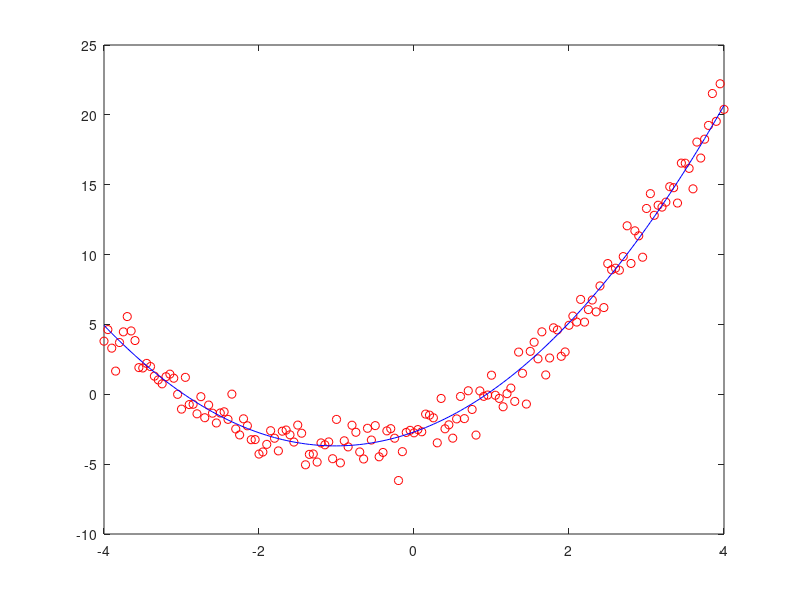
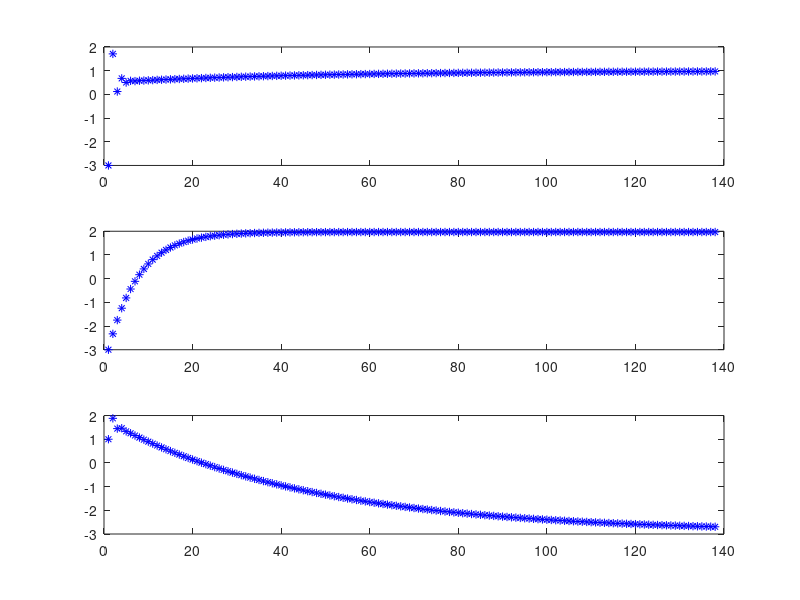

Write MATLAB code to recreate these figures, in order.
clear;
clc;
close all;

x = -4:0.05:4;
x = x';
N = length(x);
an = 1;
bn = 2;
cn = -3;
yb = an*x.*x + bn*x + cn + 1*randn(N,1);
figure(1);
plot(x,yb,'or');

sumx4 = sum(x.*x.*x.*x);
sumx3 = sum(x.*x.*x);
sumx2 = sum(x.*x);
sumx  = sum(x);
sumx3yb = sum(x.*x.*x.*yb);
sumx2yb = sum(x.*x.*yb); 
sumxyb = sum(x.*yb);
sumyb  = sum(yb);

a = -3;
b = -3;
c = 1;
eta = 0.025;
cero = 1e-1;
for k = 1:10000
   aa(k,1) = a;
   bb(k,1) = b;
   cc(k,1) = c;
   iteracion(k,1) = k;
   dJda = a*sumx4 + b*sumx3 + c*sumx2 - sumx2yb;
   dJda = dJda/N;
   dJdb = a*sumx3 + b*sumx2 + c*sumx - sumxyb;
   dJdb = dJdb/N;
   dJdc = a*sumx2 + b*sumx  + c*N - sumyb;
   dJdc = dJdc/N;
   if((abs(dJda) < cero) && (abs(dJdb) < cero) && (abs(dJdc) < cero ))
       break;
   end
   y = a*x.*x + b*x + c;
   plot(x,yb,'or',x,y,'-b');
   pause(0.2);
   a = a - eta*dJda;
   b = b - eta*dJdb;
   c = c - 2*eta*dJdc;

end

y = a*x.*x + b*x + c;
figure(1);
plot(x,yb,'or',x,y,'-b');
figure(2);
subplot(3,1,1);   plot(iteracion,aa,'*b');
subplot(3,1,2);   plot(iteracion,bb,'*b');
subplot(3,1,3);   plot(iteracion,cc,'*b');

[ a  an
  b  bn
  c  cn ]  


